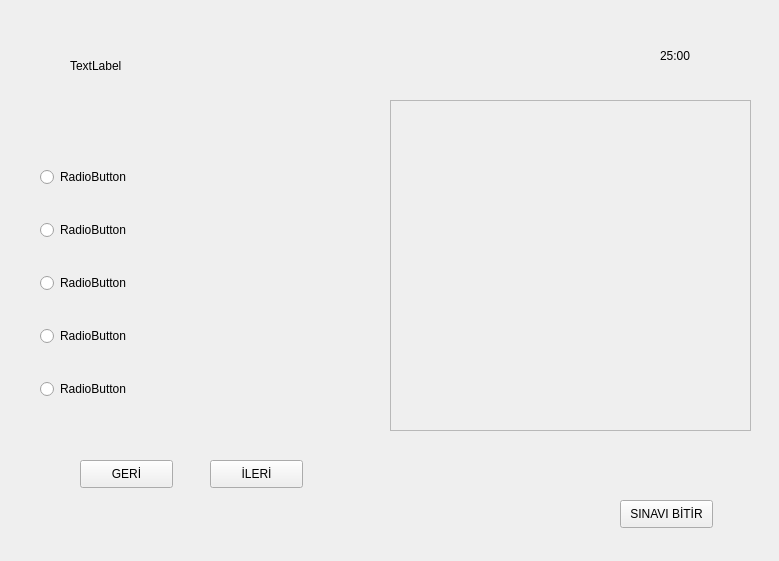
<?xml version="1.0" encoding="UTF-8"?>
<ui version="4.0">
 <class>Frame</class>
 <widget class="QFrame" name="Frame">
  <property name="geometry">
   <rect>
    <x>0</x>
    <y>0</y>
    <width>779</width>
    <height>561</height>
   </rect>
  </property>
  <property name="windowTitle">
   <string>Frame</string>
  </property>
  <widget class="QLabel" name="question">
   <property name="geometry">
    <rect>
     <x>70</x>
     <y>20</y>
     <width>321</width>
     <height>91</height>
    </rect>
   </property>
   <property name="text">
    <string>TextLabel</string>
   </property>
  </widget>
  <widget class="QFrame" name="frame">
   <property name="geometry">
    <rect>
     <x>390</x>
     <y>100</y>
     <width>361</width>
     <height>331</height>
    </rect>
   </property>
   <property name="frameShape">
    <enum>QFrame::StyledPanel</enum>
   </property>
   <property name="frameShadow">
    <enum>QFrame::Raised</enum>
   </property>
  </widget>
  <widget class="QPushButton" name="next">
   <property name="geometry">
    <rect>
     <x>210</x>
     <y>460</y>
     <width>93</width>
     <height>28</height>
    </rect>
   </property>
   <property name="text">
    <string>İLERİ</string>
   </property>
  </widget>
  <widget class="QWidget" name="verticalLayoutWidget">
   <property name="geometry">
    <rect>
     <x>40</x>
     <y>140</y>
     <width>311</width>
     <height>291</height>
    </rect>
   </property>
   <layout class="QVBoxLayout" name="verticalLayout">
    <item>
     <widget class="QRadioButton" name="option_a">
      <property name="text">
       <string>RadioButton</string>
      </property>
     </widget>
    </item>
    <item>
     <widget class="QRadioButton" name="option_b">
      <property name="text">
       <string>RadioButton</string>
      </property>
     </widget>
    </item>
    <item>
     <widget class="QRadioButton" name="option_c">
      <property name="text">
       <string>RadioButton</string>
      </property>
     </widget>
    </item>
    <item>
     <widget class="QRadioButton" name="option_d">
      <property name="text">
       <string>RadioButton</string>
      </property>
     </widget>
    </item>
    <item>
     <widget class="QRadioButton" name="option_e">
      <property name="enabled">
       <bool>true</bool>
      </property>
      <property name="text">
       <string>RadioButton</string>
      </property>
      <property name="checkable">
       <bool>true</bool>
      </property>
      <property name="checked">
       <bool>false</bool>
      </property>
     </widget>
    </item>
   </layout>
  </widget>
  <widget class="QPushButton" name="back">
   <property name="geometry">
    <rect>
     <x>80</x>
     <y>460</y>
     <width>93</width>
     <height>28</height>
    </rect>
   </property>
   <property name="text">
    <string>GERİ</string>
   </property>
  </widget>
  <widget class="QPushButton" name="finish">
   <property name="geometry">
    <rect>
     <x>620</x>
     <y>500</y>
     <width>93</width>
     <height>28</height>
    </rect>
   </property>
   <property name="text">
    <string>SINAVI BİTİR</string>
   </property>
  </widget>
  <widget class="QLabel" name="label">
   <property name="geometry">
    <rect>
     <x>660</x>
     <y>40</y>
     <width>71</width>
     <height>31</height>
    </rect>
   </property>
   <property name="styleSheet">
    <string notr="true">font: 12pt &quot;MS Shell Dlg 2&quot;;</string>
   </property>
   <property name="text">
    <string>25:00</string>
   </property>
  </widget>
 </widget>
 <resources/>
 <connections/>
</ui>
